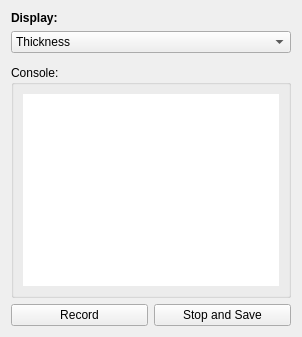
      <widget class="QWidget" name="tab_3">
       <attribute name="title">
        <string>Deposition Monitor</string>
       </attribute>
       <layout class="QGridLayout" name="gridLayout_14">
        <item row="2" column="0">
         <widget class="QLabel" name="label_4">
          <property name="font">
           <font>
            <weight>75</weight>
            <bold>true</bold>
           </font>
          </property>
          <property name="text">
           <string>Display:</string>
          </property>
         </widget>
        </item>
        <item row="6" column="0">
         <widget class="QComboBox" name="comboBoxQCM_Display">
          <property name="accessibleName">
           <string>QCM_display</string>
          </property>
          <item>
           <property name="text">
            <string>Thickness</string>
           </property>
          </item>
          <item>
           <property name="text">
            <string>Rates</string>
           </property>
          </item>
         </widget>
        </item>
        <item row="9" column="0">
         <layout class="QHBoxLayout" name="horizontalLayout_2">
          <item>
           <widget class="QPushButton" name="pushButton_QCMStart">
            <property name="text">
             <string>Record</string>
            </property>
           </widget>
          </item>
          <item>
           <widget class="QPushButton" name="pushButton_QCMStop">
            <property name="text">
             <string>Stop and Save</string>
            </property>
           </widget>
          </item>
         </layout>
        </item>
        <item row="8" column="0">
         <widget class="QGroupBox" name="groupBox_3">
          <property name="title">
           <string>Console:</string>
          </property>
          <layout class="QGridLayout" name="gridLayout_20">
           <item row="0" column="0">
            <widget class="QPlainTextEdit" name="plainTextEdit_2">
             <property name="font">
              <font>
               <pointsize>9</pointsize>
               <weight>50</weight>
               <bold>false</bold>
              </font>
             </property>
             <property name="focusPolicy">
              <enum>Qt::WheelFocus</enum>
             </property>
             <property name="frameShape">
              <enum>QFrame::NoFrame</enum>
             </property>
            </widget>
           </item>
          </layout>
         </widget>
        </item>
        <item row="7" column="0">
         <layout class="QVBoxLayout" name="plotLayout_2">
          <item>
           <widget class="MatplotlibWidget" name="pltWidget_2" native="true">
            <property name="sizePolicy">
             <sizepolicy hsizetype="Preferred" vsizetype="Preferred">
              <horstretch>0</horstretch>
              <verstretch>0</verstretch>
             </sizepolicy>
            </property>
           </widget>
          </item>
         </layout>
        </item>
       </layout>
      </widget>
